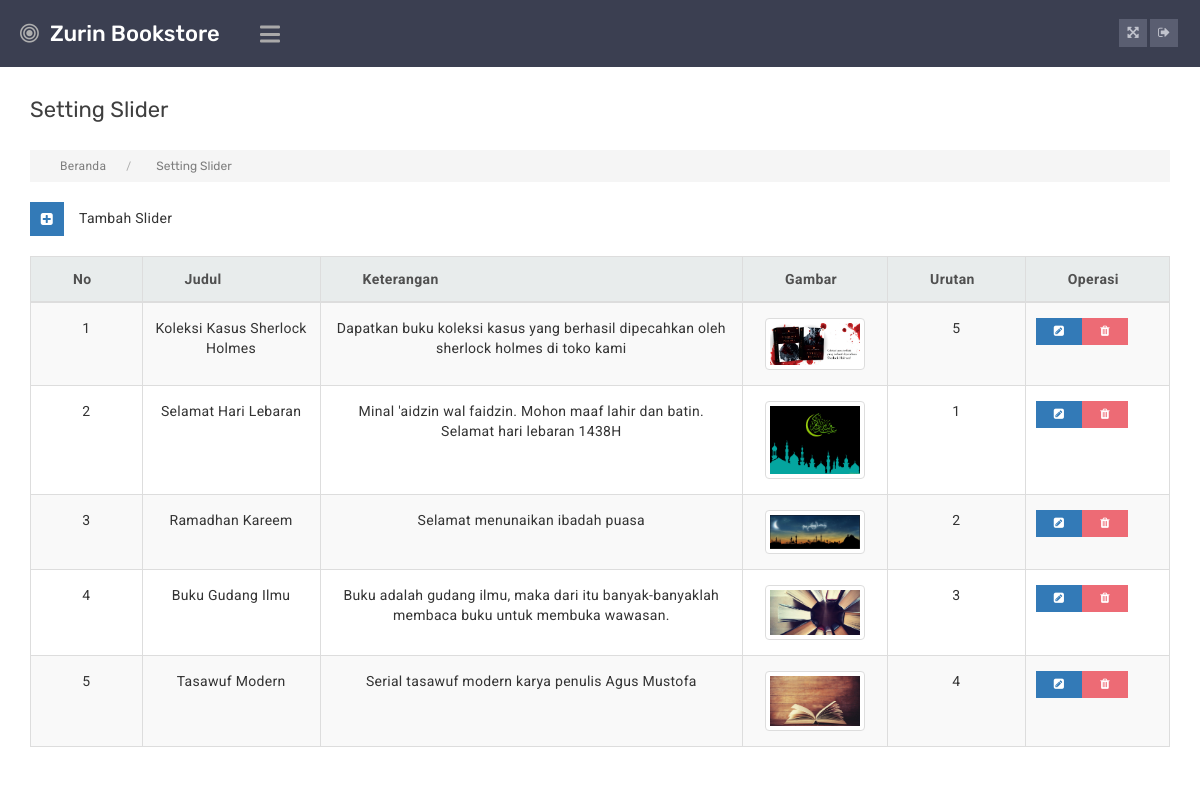
Page /admin/index.php?p=slider (signed in) on the committed database.
### tables this page shows
CREATE TABLE `tb_slide` (
  `id_slide` int(15) NOT NULL,
  `judul_slide` varchar(30) NOT NULL,
  `keterangan` text NOT NULL,
  `gambar` text NOT NULL,
  `urutan` int(11) NOT NULL
);

### admin/pages/slider.php (the view, shortened to what this page needs)
<?php
    $slider=mysqli_query($konek, "SELECT * FROM tb_slide ORDER BY id_slide DESC");
?>
<div class="panel-content">
          <div class="main-title-sec">
               <div class="row">
                   <div class="col-md-12 column">
                    </div>
                    <div class="col-md-3 column">
                         <div class="heading-profile">
                              <h2>Setting Slider</h2>
                         </div>
                    </div>
               </div>
          </div>
          <ul class="breadcrumbs">
               <li><a href="#" title="">Beranda</a></li>
               <li>Setting Slider</li>
          </ul>
          <div class="main-content-area">
              <div class="row">
                  <div class="col-md-12">
                  </div>
              </div>
              <div class="row">
                <div class="col-md-12">
                    <a href="#" data-toggle="modal" data-target=".tambah" class="icon-btn pulse-grow"><i class="fa fa-plus-square blue-bg"></i> Tambah Slider</a>
                </div>
              </div>
               <div class="row">
                    <div class="col-md-12">
                              <div id="wrapper2">
                                   <table id="keywords" cellspacing="0" cellpadding="0" class="table table-condensed table-hover table-responsive table-striped table-bordered">
                                        <thead>
                                          <tr>
                                             <th width="10"><span>No</span></th>
                                             <th><span>Judul</span></th>
                                             <th><span>Keterangan</span></th>
                                             <th><span>Gambar</span></th>
                                             <th><span>Urutan</span></th>
                                             <th><span>Operasi</span></th>
                                          </tr>
                                        </thead>
                                        <tbody>
                                        <?php
                                            $no=1;
                                            while ($row=mysqli_fetch_assoc($slider)) {
                                        ?>
                                          <tr>
                                             <td><?php echo $no; ?></td>
                                             <td><?php echo $row['judul_slide']; ?></td>
                                             <td><?php echo $row['keterangan']; ?></td>
                                             <td>
                                                 <a data-fancybox="gallery" href="../img/slider/<?php echo $row['gambar']; ?>">
                                                    <img src="../img/slider/<?php echo $row['gambar']; ?>" class="img-thumbnail img-responsive" alt="img" style="width:100px;">
                                                </a>
                                            </td>
                                             <td><?php echo $row['urutan']; ?></td>
                                             <td>
                                                 <a href="#" data-toggle="modal" data-target=".edit" data-id='<?php echo $row['id_slide']; ?>' data-judul='<?php echo $row['judul_slide']; ?>'
                                                 data-keterangan="<?php echo $row['keterangan']; ?>" data-urutan='<?php echo $row['urutan']; ?>'
                                                 class="c-btn small blue-bg buzz edit_button"><i class="fa fa-pencil-square"></i></a>
                                                <a href="#" data-toggle="modal" data-target=".hapus" data-id='<?php echo $row['id_slide']; ?>' data-judul='<?php echo $row['judul_slide']; ?>'
                                                 data-urutan='<?php echo $row['urutan']; ?>'
                                                 class="c-btn small red-bg buzz delete_button"><i class="fa fa-trash"></i></a>
                                             </td>
                                          </tr>
                                        <?php $no++; } ?>
                                        </tbody>
                                   </table>
                              </div>
                    </div>
               </div>
          </div>
     </div>

### admin/css/responsive.css (style rules this page uses)
@media (max-width: 1366px) { .heading-profile > h2 { font-size: 22px; } }

### rows in the picture
tb_slide: judul_slide "Koleksi Kasus Sherlock Holmes", keterangan "Dapatkan buku koleksi kasus yang berhasil dipecahkan oleh sherlock holmes di toko kami", gambar (picture), urutan "5"
tb_slide: judul_slide "Selamat Hari Lebaran", keterangan "Minal 'aidzin wal faidzin. Mohon maaf lahir dan batin. Selamat hari lebaran 1438H", gambar (picture), urutan "1"
tb_slide: judul_slide "Ramadhan Kareem", keterangan "Selamat menunaikan ibadah puasa", gambar (picture), urutan "2"
tb_slide: judul_slide "Buku Gudang Ilmu", keterangan "Buku adalah gudang ilmu, maka dari itu banyak-banyaklah membaca buku untuk membuka wawasan.", gambar (picture), urutan "3"
tb_slide: judul_slide "Tasawuf Modern", keterangan "Serial tasawuf modern karya penulis Agus Mustofa", gambar (picture), urutan "4"
